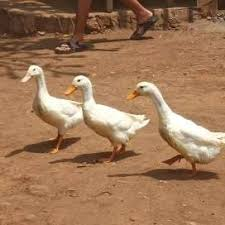
#> input picture Original/Bebek/100.jpg, 225 x 225 px; its folder holds 4 pictures in this run
$ python RGBtoBoW.py
#> lines starting #> are read from the running program, lines starting #| are printed output that depends on the picture
from skimage import io, color
import os
import imghdr

source = r'C:\Users\user\Desktop\Pak Tri\Original\Bebek'
destination = r'C:\Users\user\Desktop\Pak Tri\BoW\Bebek'

image_files = [os.path.join(root, filename)
                   for root, dirs, files in os.walk(source)
                   for filename in files
                   if imghdr.what(os.path.join(root, filename))]

for fn in image_files:
    rgb = io.imread(fn)
#> rgb is the input picture: shape (225, 225, 3); mean R, G, B 157.7, 119.1, 87.8
    grey = color.rgb2gray(rgb)
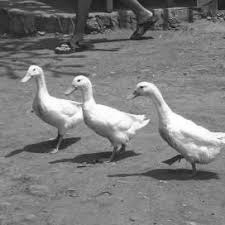
#> grey: shape (225, 225) float64; min 0.0292, max 1, mean 0.49
    head, tail = os.path.split(fn)
    io.imsave(os.path.join(destination, tail), grey)
#> pass 2 of the loop `for fn in image_files:`:
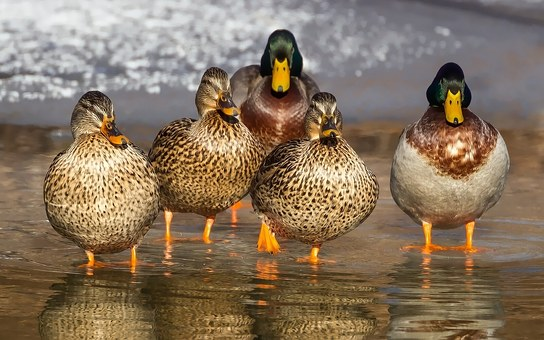
#> input picture Original/Bebek/101.jpg, 544 x 340 px
#> rgb is the input picture: shape (340, 544, 3); mean R, G, B 135.5, 115.9, 94.1
#> `grey = color.rgb2gray(rgb)`:
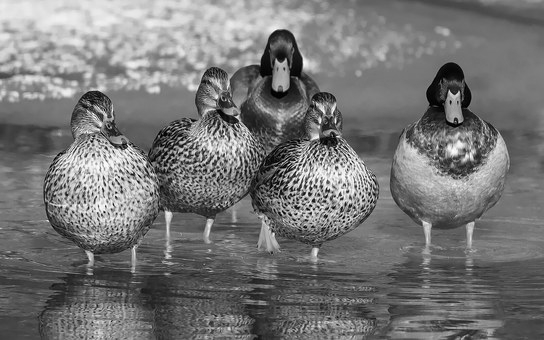
#> grey: shape (340, 544) float64; min 0.000565, max 0.993, mean 0.465
#> pass 3 of the loop `for fn in image_files:`:
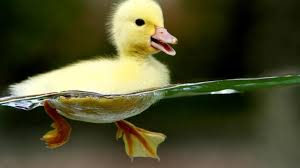
#> input picture Original/Bebek/10.jpg, 300 x 168 px
#> rgb is the input picture: shape (168, 300, 3); mean R, G, B 78, 77.9, 45.9
#> `grey = color.rgb2gray(rgb)`:
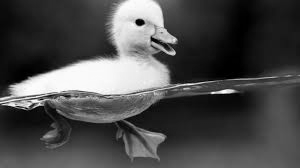
#> grey: shape (168, 300) float64; min 0, max 0.994, mean 0.296
#> the loop made 4 passes; the first 3 are shown
